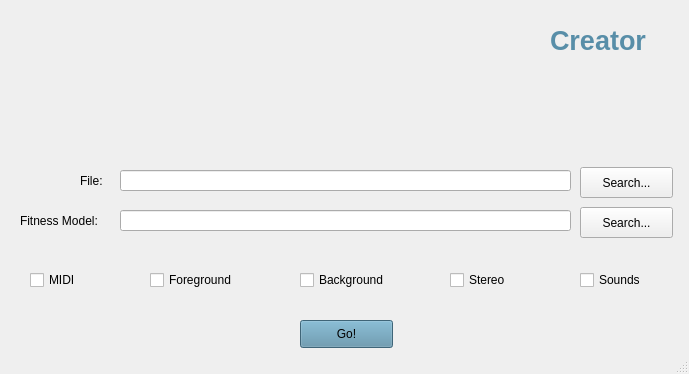
<?xml version="1.0" encoding="UTF-8"?>
<ui version="4.0">
 <class>MainWindow</class>
 <widget class="QMainWindow" name="MainWindow">
  <property name="geometry">
   <rect>
    <x>0</x>
    <y>0</y>
    <width>689</width>
    <height>374</height>
   </rect>
  </property>
  <property name="windowTitle">
   <string>SMCreator</string>
  </property>
  <property name="styleSheet">
   <string notr="true"/>
  </property>
  <widget class="QWidget" name="centralwidget">
   <widget class="QLabel" name="label">
    <property name="geometry">
     <rect>
      <x>10</x>
      <y>10</y>
      <width>471</width>
      <height>131</height>
     </rect>
    </property>
    <property name="text">
     <string/>
    </property>
    <property name="pixmap">
     <pixmap>../docs/SoundMusic.png</pixmap>
    </property>
    <property name="scaledContents">
     <bool>true</bool>
    </property>
   </widget>
   <widget class="QLineEdit" name="lineEdit">
    <property name="geometry">
     <rect>
      <x>120</x>
      <y>170</y>
      <width>451</width>
      <height>21</height>
     </rect>
    </property>
   </widget>
   <widget class="QLabel" name="label_2">
    <property name="geometry">
     <rect>
      <x>80</x>
      <y>170</y>
      <width>31</width>
      <height>21</height>
     </rect>
    </property>
    <property name="text">
     <string>File:</string>
    </property>
   </widget>
   <widget class="QCheckBox" name="checkBox">
    <property name="geometry">
     <rect>
      <x>30</x>
      <y>270</y>
      <width>81</width>
      <height>20</height>
     </rect>
    </property>
    <property name="text">
     <string>MIDI</string>
    </property>
   </widget>
   <widget class="QCheckBox" name="checkBox_2">
    <property name="geometry">
     <rect>
      <x>580</x>
      <y>270</y>
      <width>81</width>
      <height>20</height>
     </rect>
    </property>
    <property name="text">
     <string>Sounds</string>
    </property>
   </widget>
   <widget class="QCheckBox" name="checkBox_3">
    <property name="geometry">
     <rect>
      <x>150</x>
      <y>270</y>
      <width>101</width>
      <height>20</height>
     </rect>
    </property>
    <property name="text">
     <string>Foreground</string>
    </property>
   </widget>
   <widget class="QCheckBox" name="checkBox_4">
    <property name="geometry">
     <rect>
      <x>300</x>
      <y>270</y>
      <width>101</width>
      <height>20</height>
     </rect>
    </property>
    <property name="text">
     <string>Background</string>
    </property>
   </widget>
   <widget class="QCheckBox" name="checkBox_5">
    <property name="geometry">
     <rect>
      <x>450</x>
      <y>270</y>
      <width>81</width>
      <height>20</height>
     </rect>
    </property>
    <property name="text">
     <string>Stereo</string>
    </property>
   </widget>
   <widget class="QPushButton" name="pushButton">
    <property name="geometry">
     <rect>
      <x>580</x>
      <y>167</y>
      <width>93</width>
      <height>31</height>
     </rect>
    </property>
    <property name="text">
     <string>Search...</string>
    </property>
   </widget>
   <widget class="QPushButton" name="pushButton_2">
    <property name="geometry">
     <rect>
      <x>300</x>
      <y>320</y>
      <width>93</width>
      <height>28</height>
     </rect>
    </property>
    <property name="styleSheet">
     <string notr="true">background-color: rgb(88, 142, 168)</string>
    </property>
    <property name="text">
     <string>Go!</string>
    </property>
   </widget>
   <widget class="QLabel" name="label_3">
    <property name="geometry">
     <rect>
      <x>550</x>
      <y>10</y>
      <width>131</width>
      <height>61</height>
     </rect>
    </property>
    <property name="font">
     <font>
      <pointsize>20</pointsize>
      <weight>75</weight>
      <bold>true</bold>
     </font>
    </property>
    <property name="styleSheet">
     <string notr="true">color: rgb(88, 142, 168)</string>
    </property>
    <property name="text">
     <string>Creator</string>
    </property>
   </widget>
   <widget class="QPushButton" name="pushButton_3">
    <property name="geometry">
     <rect>
      <x>580</x>
      <y>207</y>
      <width>93</width>
      <height>31</height>
     </rect>
    </property>
    <property name="text">
     <string>Search...</string>
    </property>
   </widget>
   <widget class="QLabel" name="label_4">
    <property name="geometry">
     <rect>
      <x>20</x>
      <y>210</y>
      <width>91</width>
      <height>21</height>
     </rect>
    </property>
    <property name="text">
     <string>Fitness Model:</string>
    </property>
   </widget>
   <widget class="QLineEdit" name="lineEdit_2">
    <property name="geometry">
     <rect>
      <x>120</x>
      <y>210</y>
      <width>451</width>
      <height>21</height>
     </rect>
    </property>
   </widget>
  </widget>
  <widget class="QStatusBar" name="statusbar"/>
 </widget>
 <resources/>
 <connections/>
</ui>
